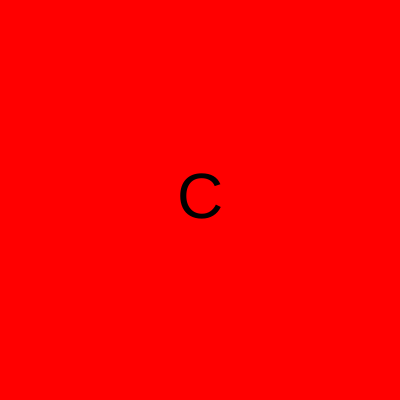
Frame 1 (no input)
Frame 60 (no input): identical to frame 1, image omitted
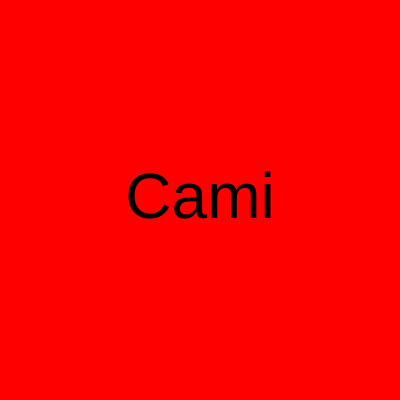
Frame 120 (the mouse pressed at the canvas centre since frame 60)

The p5.js sketch that drew these frames (run headless with seeded random() and noise() and a simulated clock; from frame 60 on, the mouse is pressed at the canvas centre):

// p5.js sketch
// ── sketch.js

let palavra;

function setup() {
  createCanvas(400, 400);

  palavra = palavraAleatoria();
}

function palavraAleatoria() {
  let palavras = ["Caminhante", "Caminho", "Caminha"];
  return random(palavras);
}

function inicializaCores() {
  background("red");
  fill("black");
  textSize(64);
  textAlign(CENTER, CENTER);
}

function draw() {
  inicializaCores();

  let maximo = width;
  
  let minimo = 0;
  // mouseX, 0, width ==> 0, palavra.length

  let quantidade = map(mouseX, 0, width, 1, palavra.length);
  //console.log(quantidade);
  let parcial = palavra.substring(0, quantidade);
  text(parcial, 200, 200);
}
